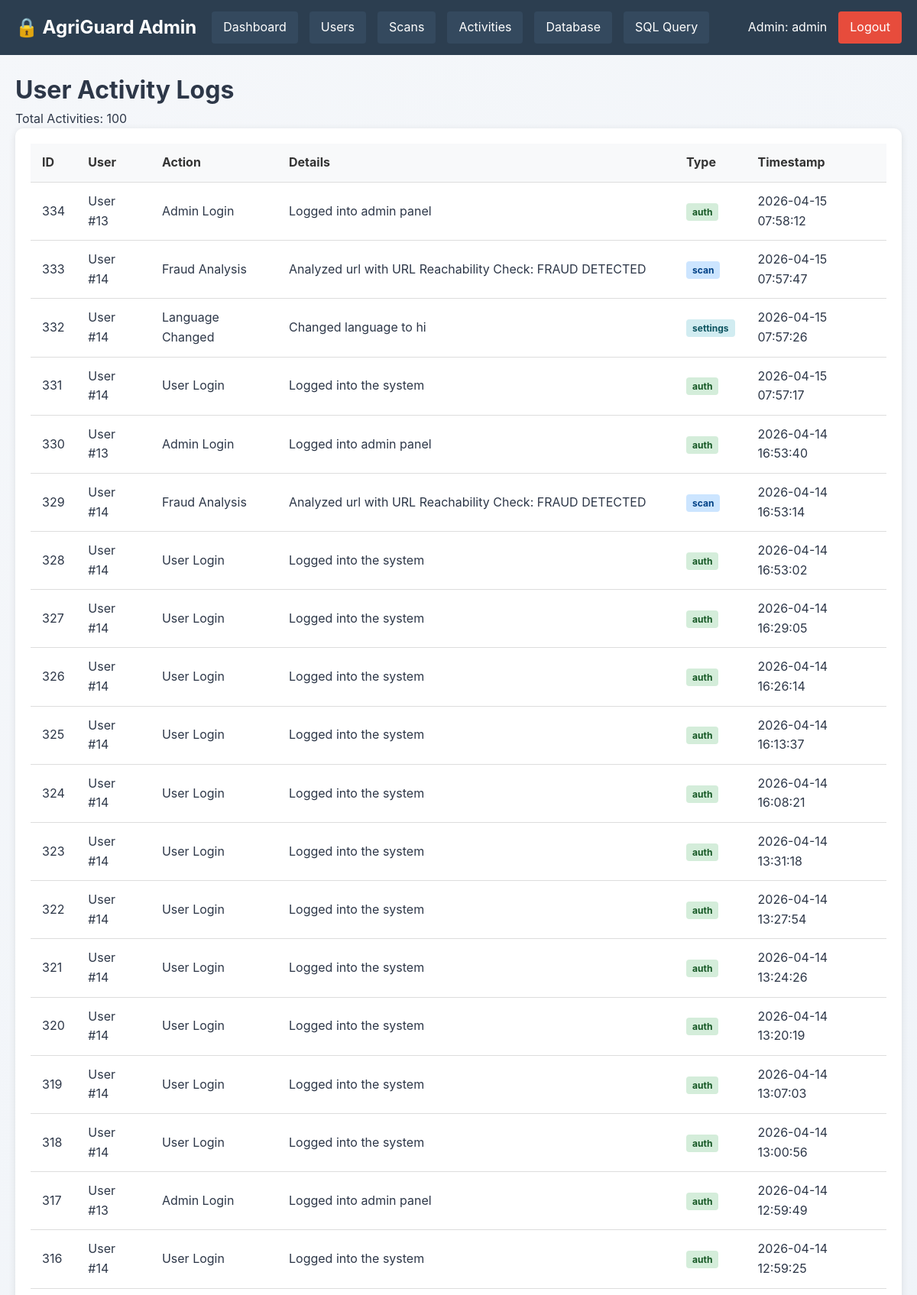
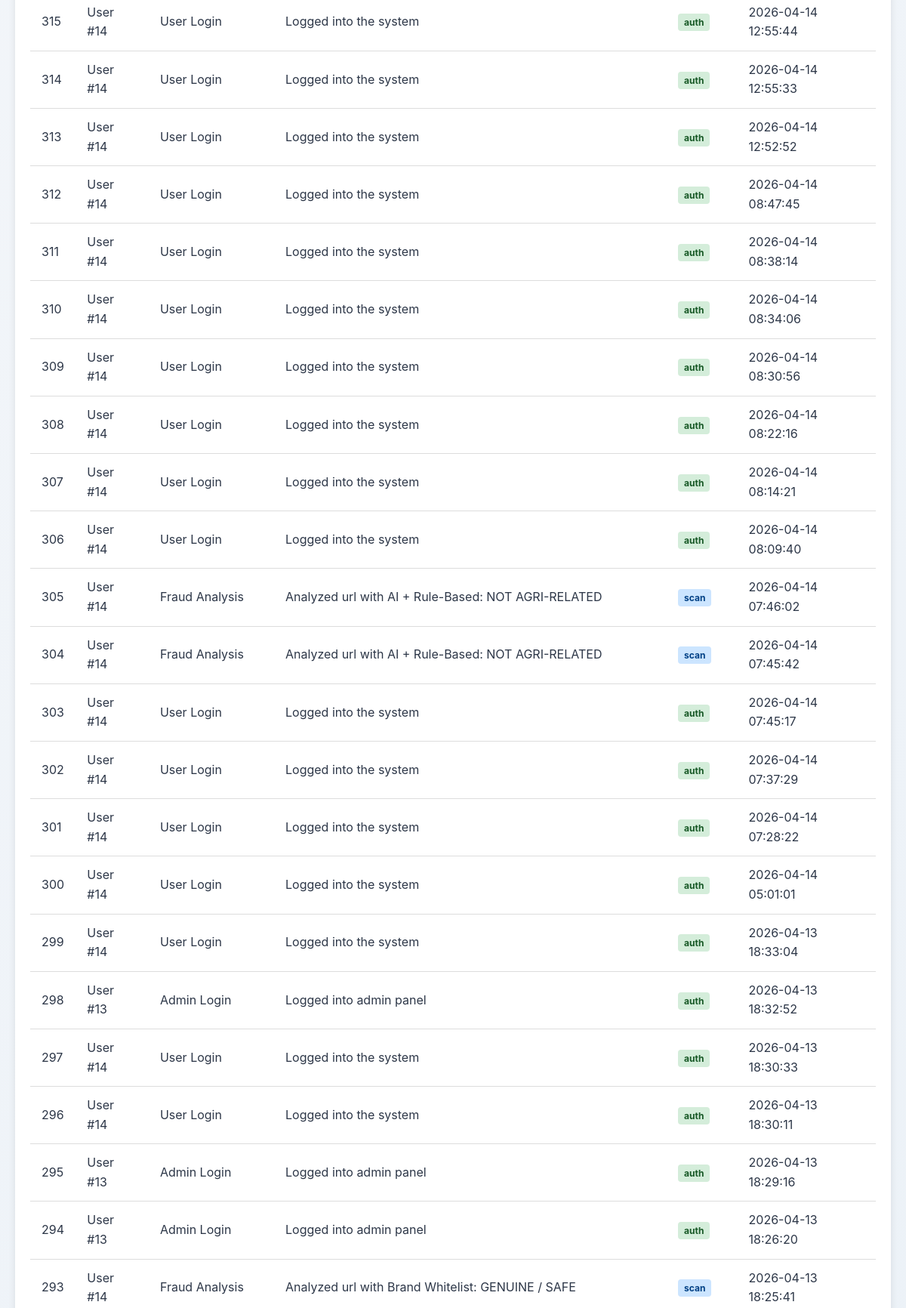
Screenshot of /admin/activities (signed in, upper part) with the database file from the repository (2 pictures, top to bottom).
### tables this page shows
CREATE TABLE user_activity (
                id INTEGER PRIMARY KEY AUTOINCREMENT,
                user_id INTEGER,
                action TEXT,
                details TEXT,
                type TEXT,
                timestamp TIMESTAMP DEFAULT CURRENT_TIMESTAMP,
                FOREIGN KEY (user_id) REFERENCES users(id) ON DELETE CASCADE
            );

### app.py (the view)
@app.route("/admin/activities")
@admin_required
def admin_activities():
    import sqlite3
    conn = sqlite3.connect("users.db")
    conn.row_factory = sqlite3.Row
    c = conn.cursor()
    c.execute("""
        SELECT a.*, u.username
        FROM user_activity a
        LEFT JOIN users u ON a.user_id = u.id
        ORDER BY a.timestamp DESC
        LIMIT 100
    """)
    activities = []
    for row in c.fetchall():
        activities.append(dict(row))
    conn.close()
    return render_template("admin_activities.html", activities=activities, is_admin=True)

### app.py (called while the page is built)
def admin_required(f):
    @wraps(f)
    def decorated_function(*args, **kwargs):
        if 'user_id' not in session:
            flash("Please login first", "error")
            return redirect(url_for('login_selector'))
        user_role = session.get('role', 'farmer').lower()
        is_admin = user_role == 'admin'
        print(f"DEBUG: Checking admin access - role={user_role}, is_admin={is_admin}")
        print(f"DEBUG: Full session keys: {list(session.keys())}")
        if not is_admin:
            print(f"❌ Admin access denied for user {session.get('username')} with role {user_role}")
            flash(f"Admin access required! Your role is: {user_role}", "error")
            return render_template("admin_access.html")
        print(f"✅ Admin access granted for user {session.get('username')}")
        return f(*args, **kwargs)
    return decorated_function

@app.context_processor
def inject_user():
    is_admin = False
    if 'user_id' in session:
        user_role = session.get('role', 'farmer').lower()
        is_admin = (user_role == 'admin')
    return dict(
        current_user=session.get("username"),
        current_lang=session.get("lang", "en"),
        is_logged_in="user_id" in session,
        is_admin=is_admin,
        current_path=request.path,
        ml_available=ML_AVAILABLE
   )

### templates/admin_activities.html (shortened to what this page needs)
<!DOCTYPE html>
<html lang="en">
<head>
    <link rel="stylesheet" href="{{ url_for('static', filename='css/style.css') }}">
</head>
<body>
    {% include 'admin_navbar.html' %}
    <div class="admin-container">
        <h1>User Activity Logs</h1>
        <p>Total Activities: {{ activities|length }}</p>
        <div class="table-container">
            <table>
                <thead>
                    <tr>
                        <th>ID</th>
                        <th>User</th>
                        <th>Action</th>
                        <th>Details</th>
                        <th>Type</th>
                        <th>Timestamp</th>
                    </tr>
                </thead>
                <tbody>
                    {% for activity in activities %}
                    <tr>
                        <td>{{ activity.id }}</td>
                        <td>{{ activity.username if activity.username else "User #" + activity.user_id|string }}</td>
                        <td>{{ activity.action }}</td>
                        <td>{{ activity.details[:100] }}{% if activity.details|length > 100 %}...{% endif %}</td>
                        <td>
                            <span class="type-badge type-{{ activity.type }}">
                                {{ activity.type }}
                            </span>
                        </td>
                        <td>{{ activity.timestamp }}</td>
                    </tr>
                    {% endfor %}
                </tbody>
            </table>
        </div>
    </div>
</body>
</html>

### static/style.css (style rules this page uses)
* { margin: 0; padding: 0; box-sizing: border-box; }
body { font-family: 'Inter', 'Segoe UI', system-ui, -apple-system, sans-serif; background: linear-gradient(135deg, #f5f7fa 0%, #e4edf5 100%); color: #2d3748; line-height: 1.6; min-height: 100vh; }

### templates/admin_activities.html (style rules this page uses)
.admin-container { padding: 20px; }
.table-container { background: white; border-radius: 10px; padding: 20px; box-shadow: 0 2px 10px rgba(0,0,0,0.1); overflow-x: auto; }
table { width: 100%; border-collapse: collapse; }
th, td { padding: 12px 15px; text-align: left; border-bottom: 1px solid #ddd; }
th { background-color: #f8f9fa; font-weight: bold; color: #333; }
.type-badge { padding: 4px 8px; border-radius: 4px; font-size: 12px; font-weight: bold; }
.type-auth { background-color: #d4edda; color: #155724; }
.type-scan { background-color: #cce5ff; color: #004085; }
.type-settings { background-color: #d1ecf1; color: #0c5460; }

### rows the page displays
user_activity: id "334", user "User #13", action "Admin Login", details "Logged into admin panel", type "auth", timestamp "2026-04-15 07:58:12"
user_activity: id "333", user "User #14", action "Fraud Analysis", details "Analyzed url with URL Reachability Check: FRAUD DETECTED", type "scan", timestamp "2026-04-15 07:57:47"
user_activity: id "332", user "User #14", action "Language Changed", details "Changed language to hi", type "settings", timestamp "2026-04-15 07:57:26"
user_activity: id "331", user "User #14", action "User Login", details "Logged into the system", type "auth", timestamp "2026-04-15 07:57:17"
user_activity: id "330", user "User #13", action "Admin Login", details "Logged into admin panel", type "auth", timestamp "2026-04-14 16:53:40"
user_activity: id "329", user "User #14", action "Fraud Analysis", details "Analyzed url with URL Reachability Check: FRAUD DETECTED", type "scan", timestamp "2026-04-14 16:53:14"
user_activity: id "328", user "User #14", action "User Login", details "Logged into the system", type "auth", timestamp "2026-04-14 16:53:02"
user_activity: id "327", user "User #14", action "User Login", details "Logged into the system", type "auth", timestamp "2026-04-14 16:29:05"
user_activity: id "326", user "User #14", action "User Login", details "Logged into the system", type "auth", timestamp "2026-04-14 16:26:14"
user_activity: id "325", user "User #14", action "User Login", details "Logged into the system", type "auth", timestamp "2026-04-14 16:13:37"
user_activity: id "324", user "User #14", action "User Login", details "Logged into the system", type "auth", timestamp "2026-04-14 16:08:21"
user_activity: id "323", user "User #14", action "User Login", details "Logged into the system", type "auth", timestamp "2026-04-14 13:31:18"
user_activity: id "322", user "User #14", action "User Login", details "Logged into the system", type "auth", timestamp "2026-04-14 13:27:54"
user_activity: id "321", user "User #14", action "User Login", details "Logged into the system", type "auth", timestamp "2026-04-14 13:24:26"
user_activity: id "320", user "User #14", action "User Login", details "Logged into the system", type "auth", timestamp "2026-04-14 13:20:19"
user_activity: id "319", user "User #14", action "User Login", details "Logged into the system", type "auth", timestamp "2026-04-14 13:07:03"
user_activity: id "318", user "User #14", action "User Login", details "Logged into the system", type "auth", timestamp "2026-04-14 13:00:56"
user_activity: id "317", user "User #13", action "Admin Login", details "Logged into admin panel", type "auth", timestamp "2026-04-14 12:59:49"
user_activity: id "316", user "User #14", action "User Login", details "Logged into the system", type "auth", timestamp "2026-04-14 12:59:25"
user_activity: id "315", user "User #14", action "User Login", details "Logged into the system", type "auth", timestamp "2026-04-14 12:55:44"
user_activity: id "314", user "User #14", action "User Login", details "Logged into the system", type "auth", timestamp "2026-04-14 12:55:33"
user_activity: id "313", user "User #14", action "User Login", details "Logged into the system", type "auth", timestamp "2026-04-14 12:52:52"
user_activity: id "312", user "User #14", action "User Login", details "Logged into the system", type "auth", timestamp "2026-04-14 08:47:45"
user_activity: id "311", user "User #14", action "User Login", details "Logged into the system", type "auth", timestamp "2026-04-14 08:38:14"
user_activity: id "310", user "User #14", action "User Login", details "Logged into the system", type "auth", timestamp "2026-04-14 08:34:06"
user_activity: id "309", user "User #14", action "User Login", details "Logged into the system", type "auth", timestamp "2026-04-14 08:30:56"
user_activity: id "308", user "User #14", action "User Login", details "Logged into the system", type "auth", timestamp "2026-04-14 08:22:16"
user_activity: id "307", user "User #14", action "User Login", details "Logged into the system", type "auth", timestamp "2026-04-14 08:14:21"
user_activity: id "306", user "User #14", action "User Login", details "Logged into the system", type "auth", timestamp "2026-04-14 08:09:40"
user_activity: id "305", user "User #14", action "Fraud Analysis", details "Analyzed url with AI + Rule-Based: NOT AGRI-RELATED", type "scan", timestamp "2026-04-14 07:46:02"
user_activity: id "304", user "User #14", action "Fraud Analysis", details "Analyzed url with AI + Rule-Based: NOT AGRI-RELATED", type "scan", timestamp "2026-04-14 07:45:42"
user_activity: id "303", user "User #14", action "User Login", details "Logged into the system", type "auth", timestamp "2026-04-14 07:45:17"
user_activity: id "302", user "User #14", action "User Login", details "Logged into the system", type "auth", timestamp "2026-04-14 07:37:29"
user_activity: id "301", user "User #14", action "User Login", details "Logged into the system", type "auth", timestamp "2026-04-14 07:28:22"
user_activity: id "300", user "User #14", action "User Login", details "Logged into the system", type "auth", timestamp "2026-04-14 05:01:01"
user_activity: id "299", user "User #14", action "User Login", details "Logged into the system", type "auth", timestamp "2026-04-13 18:33:04"
user_activity: id "298", user "User #13", action "Admin Login", details "Logged into admin panel", type "auth", timestamp "2026-04-13 18:32:52"
user_activity: id "297", user "User #14", action "User Login", details "Logged into the system", type "auth", timestamp "2026-04-13 18:30:33"
user_activity: id "296", user "User #14", action "User Login", details "Logged into the system", type "auth", timestamp "2026-04-13 18:30:11"
user_activity: id "295", user "User #13", action "Admin Login", details "Logged into admin panel", type "auth", timestamp "2026-04-13 18:29:16"
user_activity: id "294", user "User #13", action "Admin Login", details "Logged into admin panel", type "auth", timestamp "2026-04-13 18:26:20"
user_activity: id "293", user "User #14", action "Fraud Analysis", details "Analyzed url with Brand Whitelist: GENUINE / SAFE", type "scan", timestamp "2026-04-13 18:25:41"

### other values shown
{{ session.username }} "admin"
{{ activities|length }} "100"
